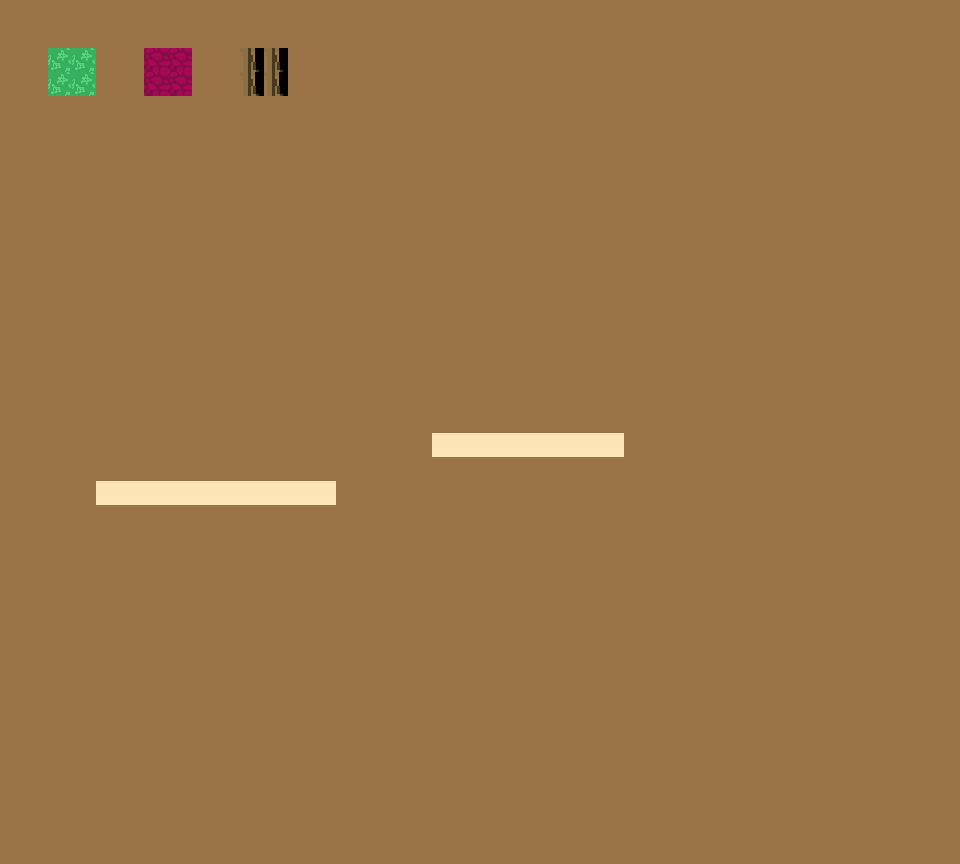

A 2D game scene composited from a Tiled map and its tileset images. What follows is a short description and the map's XML, with each tile layer's data collapsed to a summary:
An orthogonal 40x36 tile map with 24x24 px tiles, 2 tile layers (BG1, BG2), 3 tilesets and 1 object (MC Spawn).

<map version="1.0" tiledversion="1.1.6" orientation="orthogonal" renderorder="right-down" width="40" height="36" tilewidth="24" tileheight="24" infinite="0" nextobjectid="5">
 <tileset firstgid="1" name="height" tilewidth="24" tileheight="24" tilecount="9" columns="3">
  <image source="../../../images/height.png" width="72" height="72" />
 </tileset>
 <tileset firstgid="10" name="processing" tilewidth="24" tileheight="24" tilecount="4" columns="2">
  <image source="../../../images/processing.png" width="48" height="48" />
 </tileset>
 <tileset firstgid="14" name="BaseTiles" tilewidth="24" tileheight="24" tilecount="64" columns="8">
  <image source="../../../images/BaseTiles.png" width="192" height="192" />
 </tileset>
 <layer name="BG1" width="40" height="36">
  <data>[1440 cells, 1440 non-empty, 4 distinct tile ids]</data>
 </layer>
 <layer name="BG2" width="40" height="36" offsetx="0" offsety="1">
  <data>[1440 cells, 18 non-empty, 1 distinct tile ids]</data>
 </layer>
 <objectgroup name="Objects">
  <object id="3" name="MC Spawn" x="484" y="334" />
 </objectgroup>
</map>
